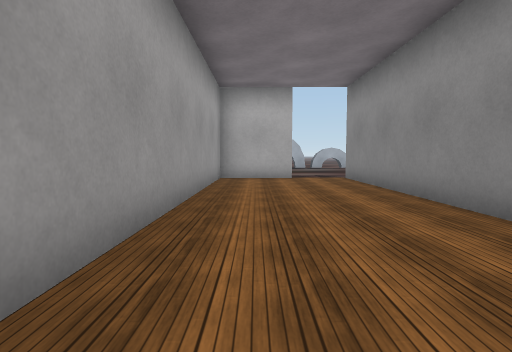
view 1 (above)

16 first-person views from a walk through a scene from a Unity 3-D project. The camera is 1.3 m above the floor, tilts 4° down and sees 80° across. The floor is counted in squares, 2 m on a side. Each view is taken from the middle of a square. On the plan, view 1 faces up. The plan holds only what a view shows up to about 10 squares ahead; the rest is blank. The place goes on beyond the plan. The player character is not drawn. Some animated figures are left out. Door leaves are left out, so doorways stand open. Some surface patterns are stand-ins.

view 2
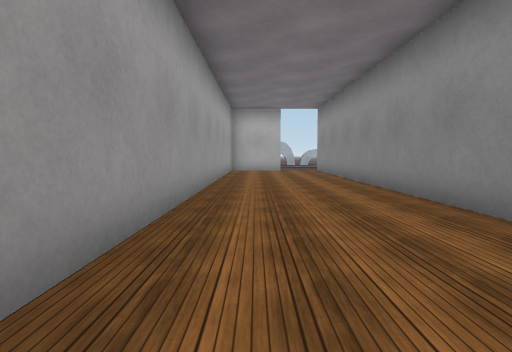

view 3
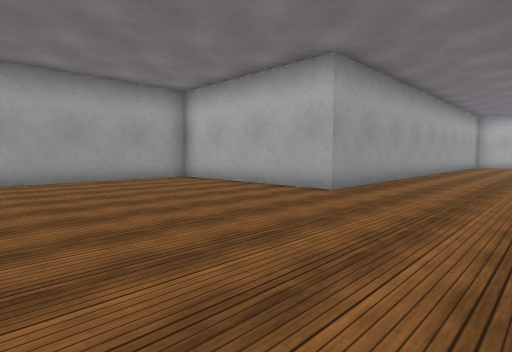

view 4
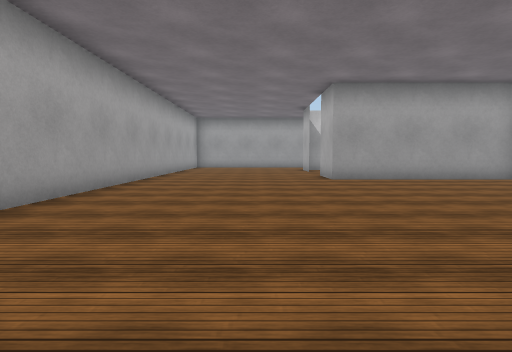

view 5
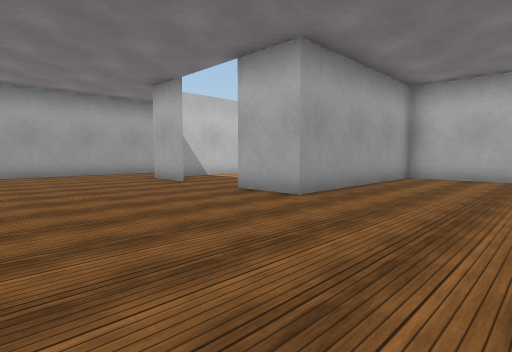

view 6
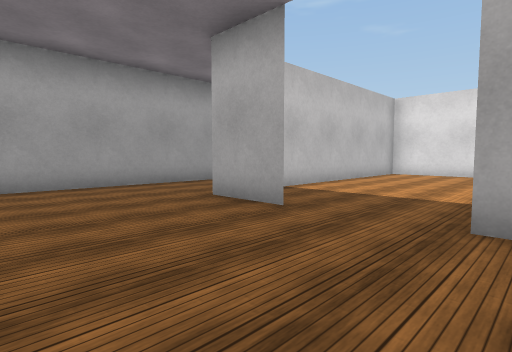

view 7
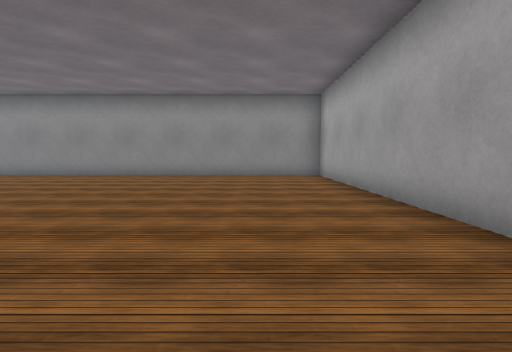

view 8
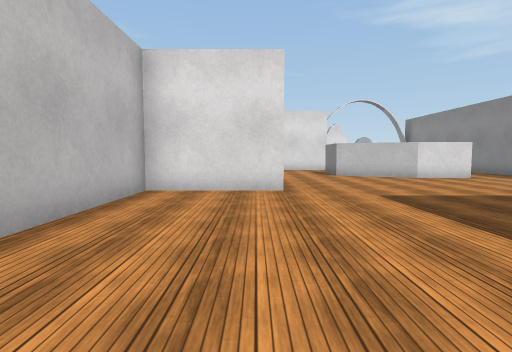

view 9
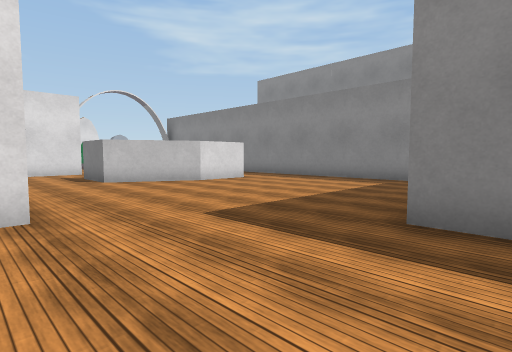

view 10
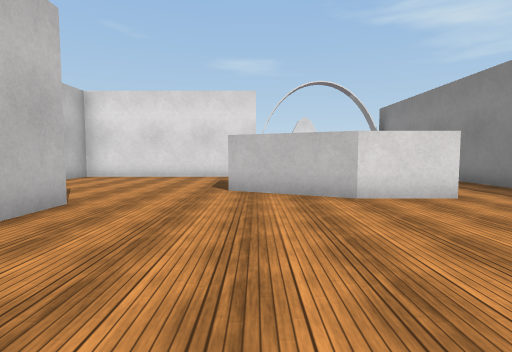

view 11
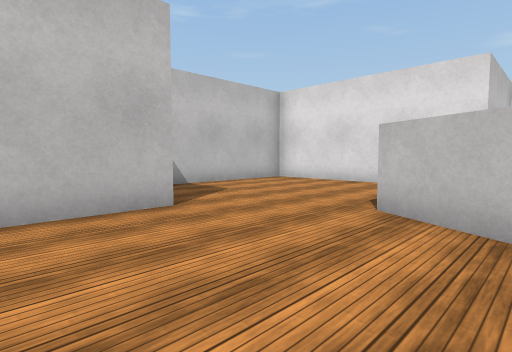

view 12
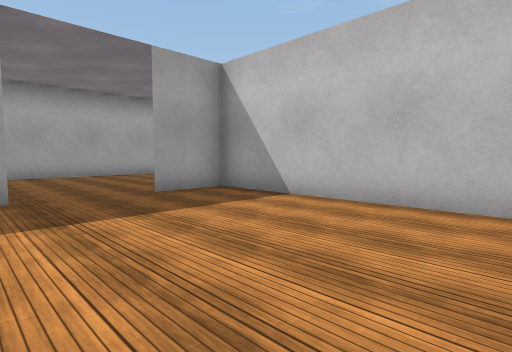

view 13
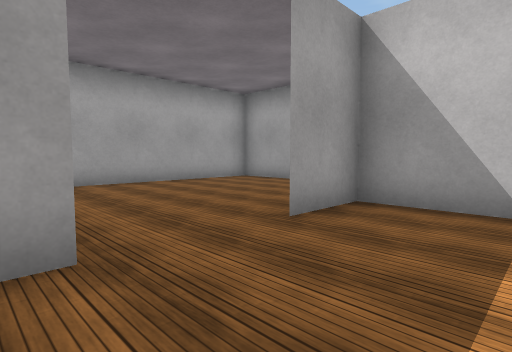

view 14
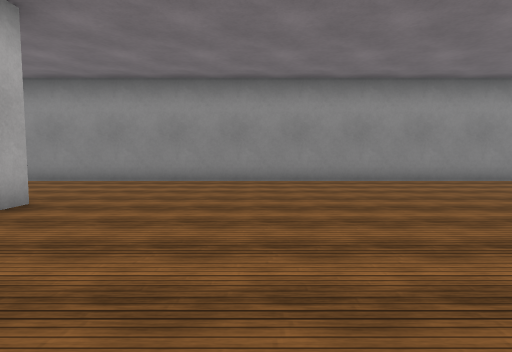

view 15
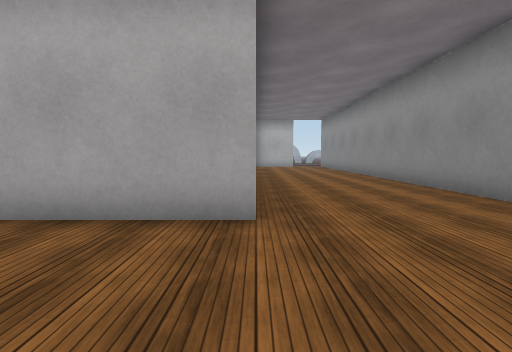

view 16
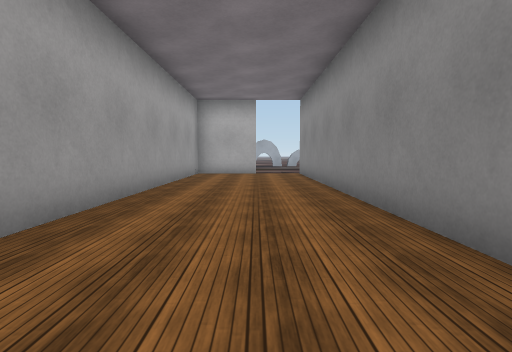

### Floor plan
Points are (right, up) in squares from view 1. A wall is a line through its corners. A room is listed if a view was taken in it or the views show most of it. See-through windows are left out.
Room 1 (views 1, 2, 3, 4, 5, 6, 7, 14, 15, 16)
walls: (-9.4, -10) (-11, -10); (-13.5, -10.5) (-13.5, -15) (2.5, -15) (2.5, 8.5); (1, 8.5) (-1, 8.5) (-1, -5) (-6, -5) (-6, -10) (-7.5, -10)
ways out: opening at (-8.5, -10) to room 2; opening at (-12, -10); open door at (1.5, 8)
Room 2 (views 8, 9, 12, 13)
walls: (-6, -5.9) (-6, -5); (-7.6, -10) (-7.1, -10); (-8.4, -2.5) (-11, -2.5) (-11, -10) (-9.5, -10)
ways out: opening at (-8.5, -10) to room 1; opening at (-7, -4) to room 3
Room 3 (views 10, 11)
walls: (-2.9, 0.5) (-4.5, 0.5) (-5.4, 0.9); (-1, -3.4) (-1, 0.5)
ways out: opening at (-7, -4) to room 2; opening at (-6.7, 0); opening at (-2, 1)

Where each view was taken, in squares from view 1:
view 1: 0 up, 0 right, facing up
view 2: 4 down, 0 right, facing up
view 3: 10 down, 2 right, facing up-left
view 4: 12 down, 2 right, facing left
view 5: 14 down, 3 left, facing up-left
view 6: 13 down, 7 left, facing up-left
view 7: 13 down, 7 left, facing right
view 8: 8 down, 9 left, facing up
view 9: 6 down, 9 left, facing up-right
view 10: 4 down, 6 left, facing up
view 11: 2 down, 5 left, facing up-left
view 12: 5 down, 7 left, facing down-left
view 13: 8 down, 7 left, facing down-left
view 14: 8 down, 5 left, facing right
view 15: 8 down, 1 left, facing up
view 16: 2 down, 1 right, facing up
